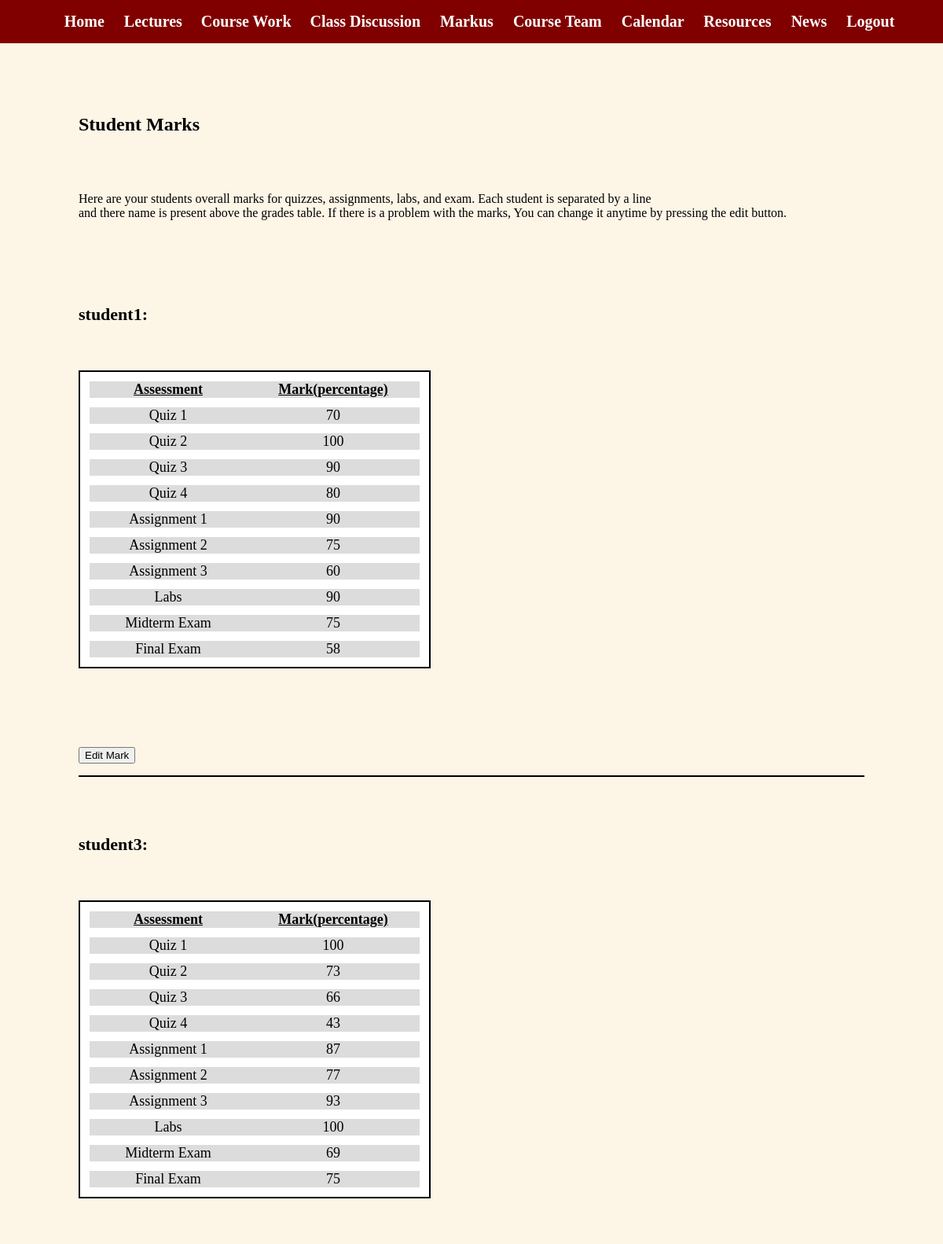
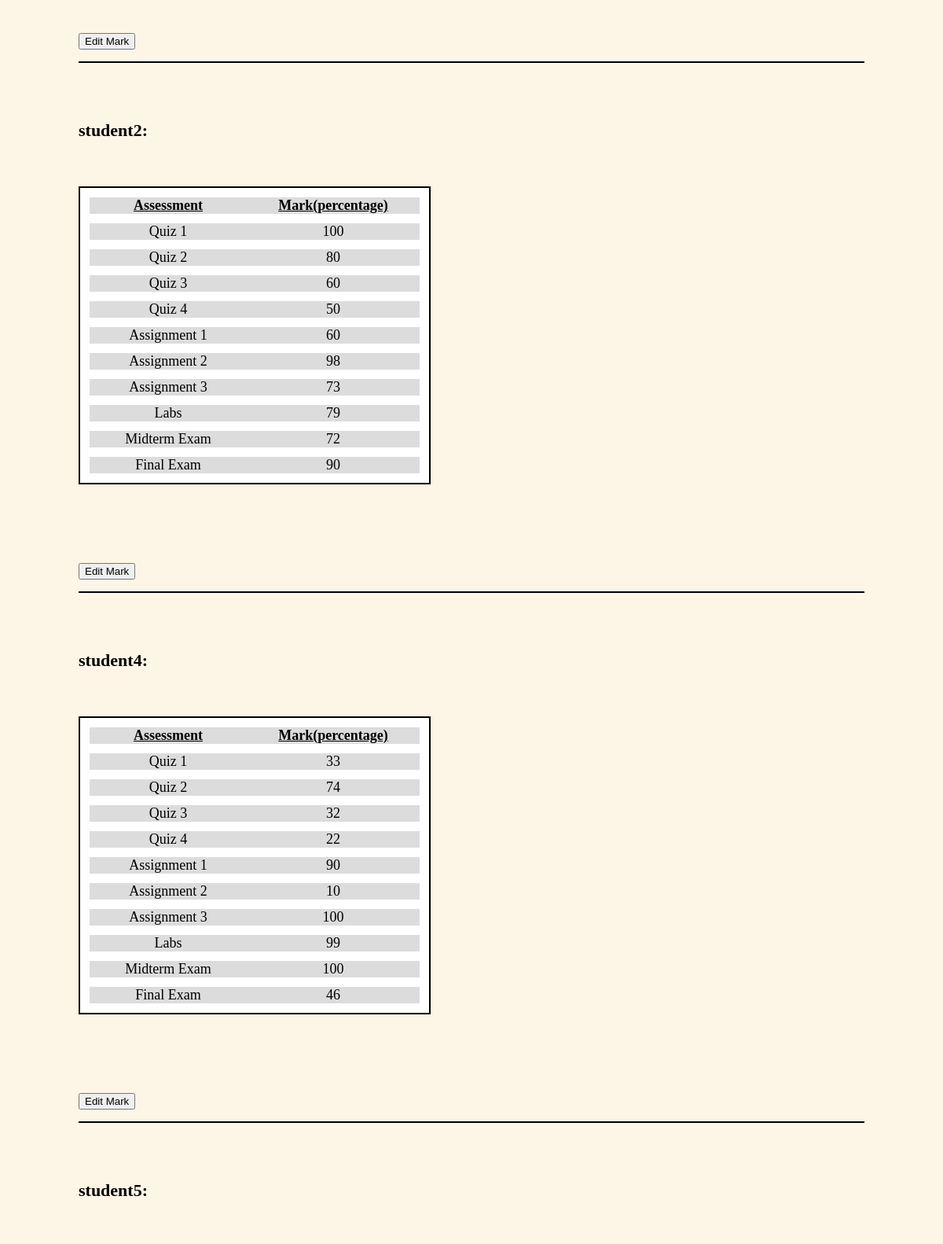
The page /marks (signed in, upper part) on the database its author committed (2 pictures, top to bottom).
### tables this page shows
CREATE TABLE "marks" (
	`quiz1`	INTEGER,
	`quiz2`	INTEGER,
	`quiz3`	INTEGER,
	`quiz4`	INTEGER,
	`assignment1`	INTEGER,
	`assignment2`	INTEGER,
	`assignment3`	INTEGER,
	`labs`	INTEGER,
	`midtermexam`	INTEGER,
	`finalexam`	INTEGER,
	`studentname`	TEXT
);

### app.py (the view)
@app.route('/marks')
def marks():
	if 'username' in session:
		query = """
					SELECT *
					FROM marks"""
		outcome = db.engine.execute(text(query))
		return render_template('studentmarks.html',table=outcome)
	else:
		return redirect(url_for('login'))

### templates/studentmarks.html (shortened to what this page needs)
<!DOCTYPE html>
<html>
<head>
	<link rel="stylesheet" type="text/css" href="{{ url_for('static', filename='header_footer.css') }}">
	<link rel="stylesheet" type="text/css" href="{{ url_for('static', filename='studentmarks.css') }}">
</head>
<body onload="hideform()">
	<div class = "header">
		<ul align = "center">
			<li><a href = "{{ url_for('index') }}"> <b>Home</b> </a></li>
			<li><a href = "{{ url_for('lecture') }}"> <b>Lectures</b></a> </li>
			<li><a href = "{{ url_for('coursework') }}"> <b>Course Work</b></a>
		</li>
			<li><a href = 'https://piazza.com/' target="_blank"><b>Class Discussion</b> </a></li>
			<li><a href = 'https://markus.utsc.utoronto.ca/cscb20w19/?locale=en' target="_blank"><b>Markus</b> </a></li>
			<li><a href = "{{ url_for('courseteam') }}"> <b>Course Team </b></a></li>
			<li><a href = "{{ url_for('calendar') }}"> <b> Calendar </b></a></li>
			<li><a href = "{{ url_for('resources') }}"> <b> Resources </b></a></li>
			<li><a href = "{{ url_for('news') }}"> <b> News </b></a></li>
			<li><a href = "/logout"> <b> Logout </b></a></li>
		</ul>
	</div>
	<div class = "main">
		<h2> Student Marks </h2>
		<br><br>
		<p> Here are your students overall marks for quizzes, assignments, labs, and exam. Each student is separated by a line <br> and there name is present above the grades table. If there is a problem with the marks, You can change it anytime by pressing the edit button.
		<br><br>
		{% for element in table %}
			<div class = "student">
				<br><br>
				<h3><b>
				{{element.studentname}}:</b></h3>
				<br><br>
				<div class = "grades">
					<div class = "row">
						<div class = "column">
							<b><u> Assessment </u></b>
						</div>
						<div class = "column">
							<b><u> Mark(percentage) </u></b>
						</div>
					</div>
					<div class = "row">
						<div class = "column">
						 Quiz 1
						</div>
						<div class = "column">
						 {{element.quiz1}}
						</div>
					</div>
					<div class = "row">
						<div class = "column">
						 	Quiz 2
						</div>
						<div class = "column">
						 	{{element.quiz2}}
						</div>
					</div>
					<div class = "row">
						<div class = "column">
						 	Quiz 3
						</div>
						<div class = "column">
						 	{{element.quiz3}}
						</div>
					</div>
					<div class = "row">
						<div class = "column">
						 	Quiz 4
						</div>
						<div class = "column">
						 	{{element.quiz4}}
						</div>
					</div>
					<div class = "row">
						<div class = "column">
							 Assignment 1
						</div>
						<div class = "column">
							{{element.assignment1}}
						</div>
					</div>
					<div class = "row">
						<div class = "column">
						 	Assignment 2
						</div>
						<div class = "column">
							{{element.assignment2}}
						</div>
					</div>
					<div class = "row">
						<div class = "column">
						 	Assignment 3
						</div>
						<div class = "column">
						 	{{element.assignment3}}
						</div>
					</div>
					<div class = "row">
						<div class = "column">
						 Labs
						</div>
						<div class = "column">
							{{element.labs}}
						</div>
					</div>
					<div class = "row">
						<div class = "column">
							Midterm Exam
						</div>
						<div class = "column">
							{{element.midtermexam}}
						</div>
					</div>
					<div class = "row">
						<div class = "column">
							Final Exam
						</div>
						<div class = "column">
						 	{{element.finalexam}}
						</div>
					</div>
			    </div>
       			<button class="editbutton" onclick="EditGrade()">Edit Mark</button>
			</div>
		{% endfor %}
	</div>
</body>
</html>

### static/header_footer.css (style rules this page uses)
body { background-color: oldlace; font-size: 16px; margin: 0px; }
.header { background-color: maroon; color: #fff; top: 0px; position: fixed; width: 100%; }
.header li { display: inline; }
.header a { color: white; text-decoration: none; font-size: 20px; padding-right: 20px; }
.main { padding: 125px 100px 20px 100px; }

### static/studentmarks.css (style rules this page uses)
h3 { font-size: 22px; }
.student { border-bottom: 2px solid black; padding-bottom: 15px; padding-top: 15px; }
.grades { display: table; background-color: white; border: 2px solid black; border-spacing: 12px; text-align: center; font-size: 18px; margin-bottom: 100px; }
.row { display: table-row; }
.column { float: left; display: table-column; width: 200px; background-color: gainsboro; padding-right: 10px; }

### rows shown on the page
marks: studentname "student1", quiz1 "70", quiz2 "100", quiz3 "90", quiz4 "80", assignment1 "90", assignment2 "75", assignment3 "60", labs "90", midtermexam "75", finalexam "58"
marks: studentname "student3", quiz1 "100", quiz2 "73", quiz3 "66", quiz4 "43", assignment1 "87", assignment2 "77", assignment3 "93", labs "100", midtermexam "69", finalexam "75"
marks: studentname "student2", quiz1 "100", quiz2 "80", quiz3 "60", quiz4 "50", assignment1 "60", assignment2 "98", assignment3 "73", labs "79", midtermexam "72", finalexam "90"
marks: studentname "student4", quiz1 "33", quiz2 "74", quiz3 "32", quiz4 "22", assignment1 "90", assignment2 "10", assignment3 "100", labs "99", midtermexam "100", finalexam "46"
marks: studentname "student5"
